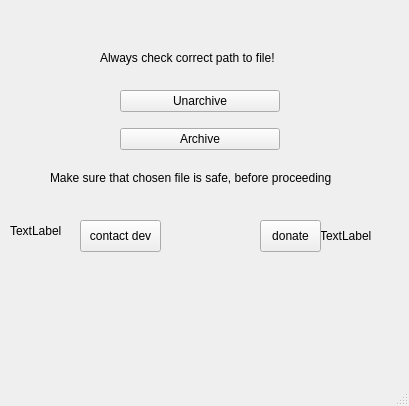
<?xml version="1.0" encoding="UTF-8"?>
<ui version="4.0">
 <class>MainWindow</class>
 <widget class="QMainWindow" name="MainWindow">
  <property name="geometry">
   <rect>
    <x>0</x>
    <y>0</y>
    <width>409</width>
    <height>406</height>
   </rect>
  </property>
  <property name="windowTitle">
   <string>MainWindow</string>
  </property>
  <widget class="QWidget" name="centralwidget">
   <widget class="QLabel" name="support">
    <property name="geometry">
     <rect>
      <x>320</x>
      <y>210</y>
      <width>61</width>
      <height>51</height>
     </rect>
    </property>
    <property name="text">
     <string>TextLabel</string>
    </property>
   </widget>
   <widget class="QLabel" name="techhel">
    <property name="geometry">
     <rect>
      <x>10</x>
      <y>200</y>
      <width>71</width>
      <height>61</height>
     </rect>
    </property>
    <property name="text">
     <string>TextLabel</string>
    </property>
   </widget>
   <widget class="QPushButton" name="pushButton">
    <property name="geometry">
     <rect>
      <x>260</x>
      <y>220</y>
      <width>61</width>
      <height>32</height>
     </rect>
    </property>
    <property name="text">
     <string>donate</string>
    </property>
   </widget>
   <widget class="QPushButton" name="pushButton_2">
    <property name="geometry">
     <rect>
      <x>80</x>
      <y>220</y>
      <width>81</width>
      <height>32</height>
     </rect>
    </property>
    <property name="text">
     <string>contact dev</string>
    </property>
   </widget>
   <widget class="QWidget" name="verticalLayoutWidget">
    <property name="geometry">
     <rect>
      <x>120</x>
      <y>80</y>
      <width>160</width>
      <height>80</height>
     </rect>
    </property>
    <layout class="QVBoxLayout" name="verticalLayout">
     <item>
      <widget class="QPushButton" name="pushButton_3">
       <property name="text">
        <string>Unarchive</string>
       </property>
      </widget>
     </item>
     <item>
      <widget class="QPushButton" name="pushButton_4">
       <property name="text">
        <string>Archive</string>
       </property>
      </widget>
     </item>
    </layout>
   </widget>
   <widget class="QLabel" name="label">
    <property name="geometry">
     <rect>
      <x>100</x>
      <y>50</y>
      <width>211</width>
      <height>16</height>
     </rect>
    </property>
    <property name="text">
     <string>Always check correct path to file!</string>
    </property>
   </widget>
   <widget class="QLabel" name="label_2">
    <property name="geometry">
     <rect>
      <x>50</x>
      <y>170</y>
      <width>321</width>
      <height>16</height>
     </rect>
    </property>
    <property name="text">
     <string>Make sure that chosen file is safe, before proceeding</string>
    </property>
   </widget>
  </widget>
  <widget class="QMenuBar" name="menubar">
   <property name="geometry">
    <rect>
     <x>0</x>
     <y>0</y>
     <width>409</width>
     <height>24</height>
    </rect>
   </property>
  </widget>
  <widget class="QStatusBar" name="statusbar"/>
 </widget>
 <resources/>
 <connections/>
</ui>
